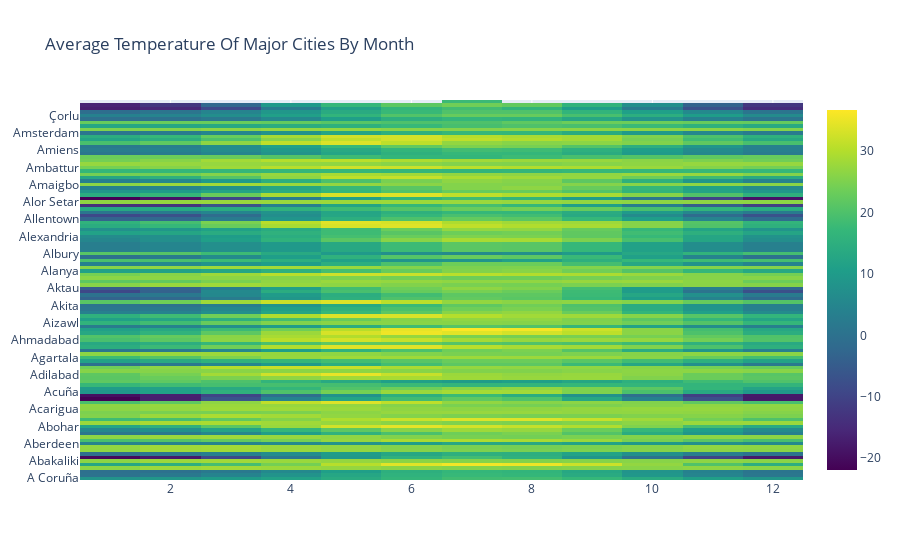

The notebook cell this image was saved under:
### Code cell
fig = go.Figure(data=data, layout=layout)
fig.show()

### Figure 1 — Plotly figure (JSON) as saved in the notebook; plotly's stock layout.template omitted (floating-point values rounded to 4 significant figures; data arrays with more than 128 entries replaced by an {"elided": "..."} marker saying what was removed)
{"data": [{"colorscale": [[0, "#440154"], [0.1111, "#482878"], [0.2222, "#3e4989"], [0.3333, "#31688e"], [0.4444, "#26828e"], [0.5556, "#1f9e89"], [0.6667, "#35b779"], [0.7778, "#6ece58"], [0.8889, "#b5de2b"], [1, "#fde725"]], "type": "heatmap", "x": {"elided": "1309 int values"}, "y": {"elided": "1309 str values"}, "z": {"elided": "1309 float values"}}], "layout": {"title": {"text": "Average Temperature Of Major Cities By Month"}}}
